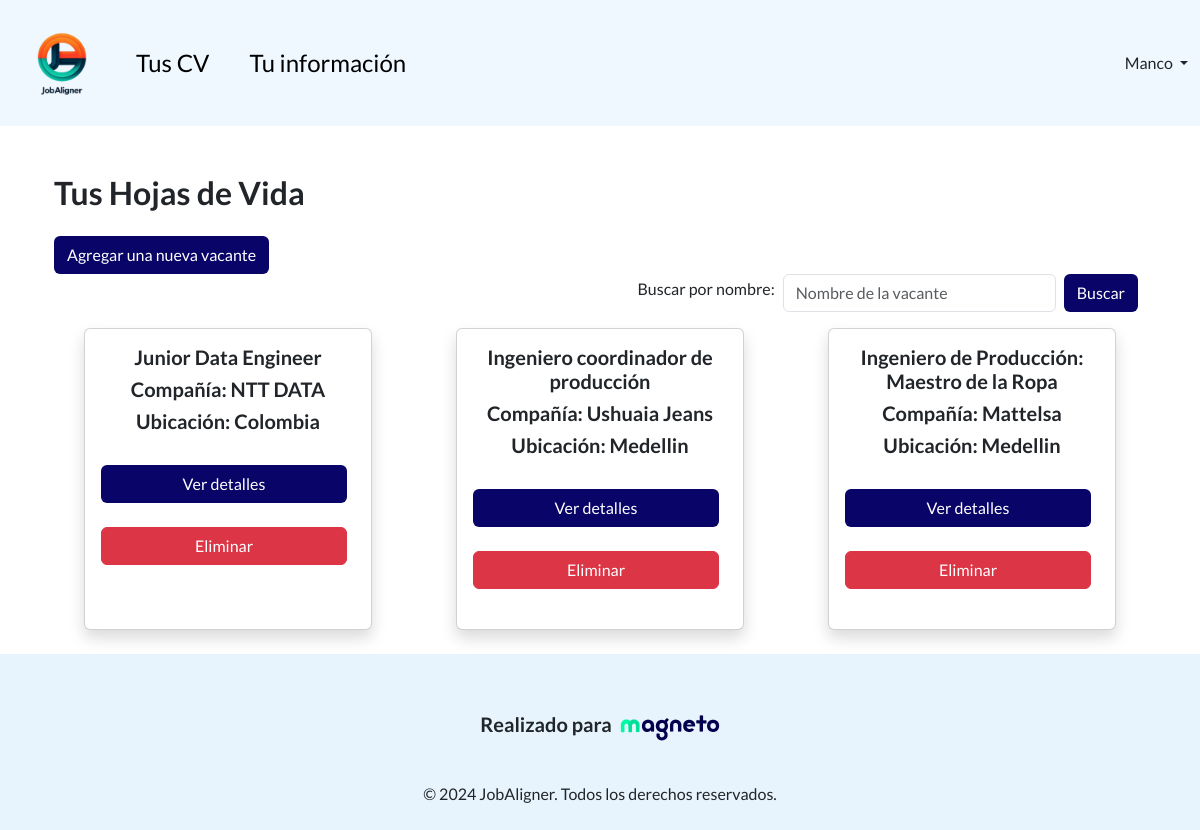
Before: /home/ (signed in) with the older database file.
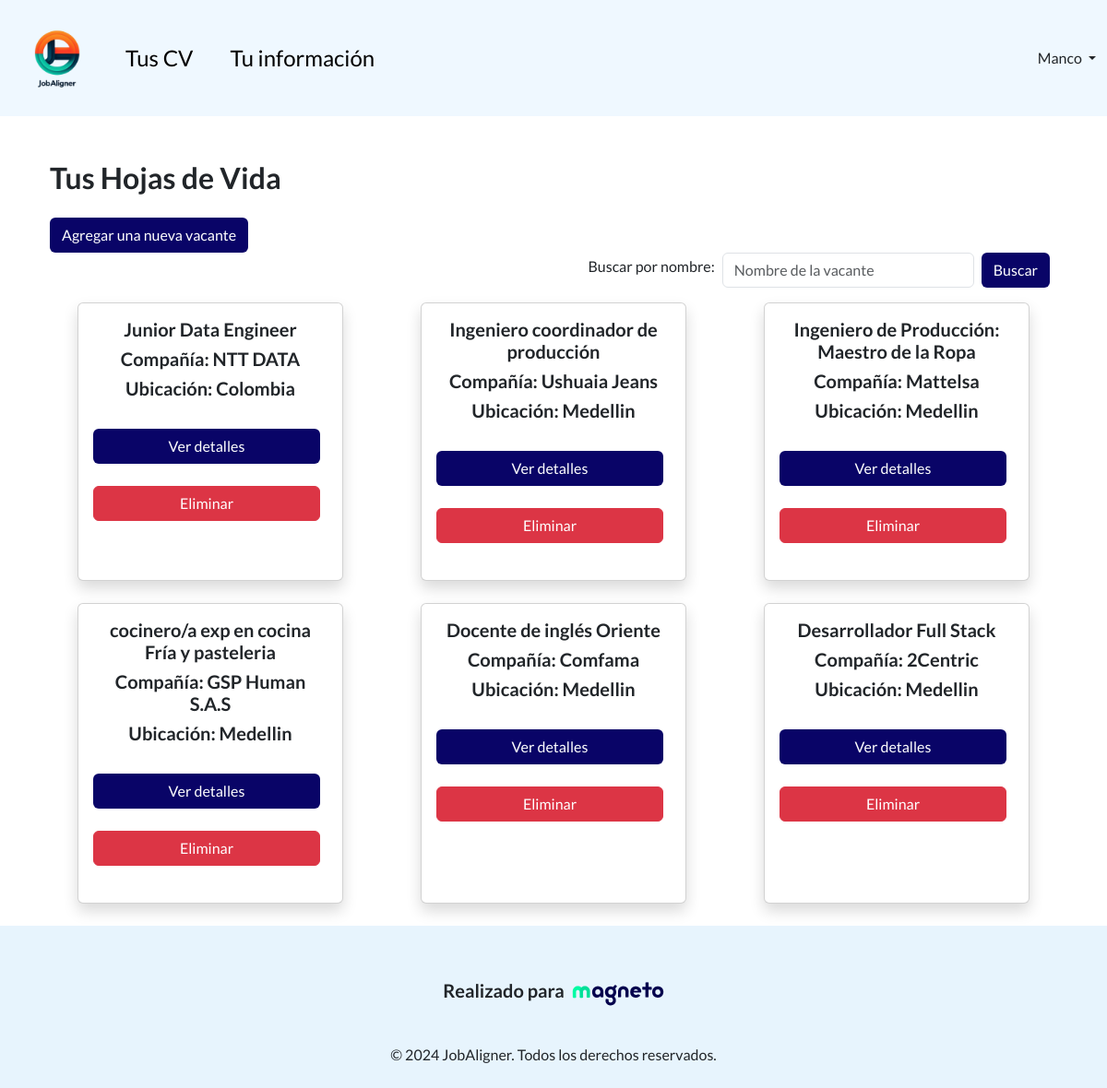
After: the same page with the newer database file.
### jobalignment/models.py (models this page shows)
class CV(models.Model):
    user = models.ForeignKey(User, on_delete=models.CASCADE, related_name='cvs')
    vacancy = models.ForeignKey(JobVacancy, on_delete=models.CASCADE, related_name='vacancys')
    cvpdf = models.FileField(upload_to='pdfs/', blank=True, null=True)

class JobVacancy(models.Model):
    title = models.CharField(max_length=200)
    description = models.TextField()
    requirements = models.TextField()
    location = models.CharField(max_length=100)
    company_name = models.CharField(max_length=200)

### jobalignment/views.py (the view)
# urls.py: 2. Add a URL to urlpatterns:  path('', views.home, name='home')
@login_required
def home(request):
    user = request.user  # Django's user
    user_profile = User.objects.get(user=user) # Our user
    searchTerm = request.GET.get('searchProduct')
    if searchTerm:
        cvs = CV.objects.filter(vacancy__title__icontains = searchTerm, user = user_profile)
    else:
        cvs = CV.objects.filter(user = user_profile)
    return render(request, 'home.html', {'user': user,'searchTerm':searchTerm, 'cvs': cvs})

### jobalignment/templates/home.html (shortened to what this page needs)
{% extends 'base.html' %}
{% block content %}
<head>
    <link href="https://cdn.jsdelivr.net/npm/bootstrap@5.3.3/dist/css/bootstrap.min.css" rel="stylesheet">
</head>
<body>
<div class="container">
    <br>
    <br>
    <h2>Tus Hojas de Vida</h2>
    <a class="btn btn-classic mt-3" href="{% url 'vacancy' %}" role="button">Agregar una nueva vacante</a>
    <form action="">
        <div class="mb-2 d-flex align-items-center justify-content-end">
            <label for="searchProduct" class="form-label mx-2">Buscar por nombre:</label>
            <input type="text" class="form-control  w-25" name="searchProduct" placeholder="Nombre de la vacante"/>
            <button type="submit" class="btn btn-classic mx-2 mb-0">Buscar</button>
        </div>
    </form>
    <div class="row row-cols-1 row-cols-md-3 g-4">
        {% for cv in cvs %}
        <div class="col d-flex align-items-stretch">
            <div class="card product_card shadow">
                <div class="card-body">
                    <h5 class="card-name fw-bold"> {{ cv.vacancy.title }}</h5>
                    <h5 class="card-company fw-bold"> Compañía: {{ cv.vacancy.company_name }}</h5>
                    <h5 class="card-location fw-bold"> Ubicación: {{ cv.vacancy.location }}</h5>
                    <br>
                    <div class="btn-container">
                        <a href="{% url 'cv' cv.id %}" class="btn btn-classic me-2">Ver detalles</a>
                        <br>
                        <button type="button" class="btn btn-danger me-2" data-bs-toggle="modal" data-bs-target="#deleteModal{{ cv.id }}">
                            Eliminar
                        </button>
                    </div>
                    <br>
                </div>
            </div>
        </div>
        {% endfor %}
    </div>
    <br>
</div>
</body>
{% endblock content %}

### jobaligner/templates/base.html (shortened to what this page needs)
{% load static %}
<head>
  <link href="https://cdn.jsdelivr.net/npm/bootstrap@5.3.3/dist/css/bootstrap.min.css" rel="stylesheet">
  <link href="{% static 'css/styles.css' %}" rel="stylesheet">
</head>
<body>
<nav class="navbar navbar-expand-lg sticky-top navbar-light">
    <div class="container-fluid">
        <a class="navbar-brand" href="{% url 'home' %}">
            <img src="{% static 'images/jobaligner-removebg.png' %}" alt="" width="100" height="100" class="d-inline-block align-text-top">
        </a>
        {% if user.is_authenticated %}
                <div class="collapse navbar-collapse" id="navbarSupportedContent">
                    <ul class="navbar-nav me-auto mb-2 mb-lg-0">
                        <li class="nav-item">
                            <a class="nav-link active fs-4" aria-current="page" href="{% url 'home' %}">Tus CV</a>
                        </li>
                        <li class="nav-item mx-4">
                            <a class="nav-link active fs-4" aria-current="page" href="{% url 'updateAccount' %}">Tu información</a>
                        </li>
                    </ul>
                    <div class="d-flex ms-auto">
                    <div class="nav-item dropdown">
                        <a class="nav-link dropdown-toggle nav-text" href="#" id="userDropdown" role="button" data-bs-toggle="dropdown" aria-expanded="false">
                            {{ user.username }}
                        </a>
                    </div>
            </div>
        {% endif %}
        </div>
    </div>
</nav>
<div class="container">
    {% block content %}
    {% endblock content %}
</div>
</body>
<footer class="text-center text-lg-start mt-auto py-4 footer">
    <div class="container text-center">
        <div class="d-flex align-items-center justify-content-center">
            <h5 class="me-2">Realizado para</h5>
            <a href="https://www.magneto365.com/es" target="_blank">
                <img src="{% static 'images/logo-magneto.png' %}" alt="Logo" width="100" height="100" class="d-inline-block align-text-top">
            </a>
        </div>
        <p class="mt-1 mb-0">&copy; 2024 JobAligner. Todos los derechos reservados.</p>
    </div>
</footer>

### jobaligner/static/css/styles.css (style rules this page uses)
body { font-family: 'Lato', sans-serif !important; }
h1, h2, h3, h4, h5 { font-weight: 700 !important; }
p { font-weight: 500 !important; }
.btn-classic { background-color: #090467 !important; color:white !important; }
.btn-container { display: grid !important; }
.navbar { background-color: #EFF8FF !important; }
.footer { background-color: #e7f4fd !important; }
.row .col { display: flex; justify-content: center; }
.product_card { width: 18rem; height: 20rem; display: flex; flex-direction: column; justify-content: space-between; text-align: center; box-shadow: 0 4px 6px rgba(0, 0, 0, 0.1); border: 1px solid #ddd; border-radius: 15px; }

Changed rows visible on the page:
added CV: vacancy "cocinero/a exp en cocina Fría y pasteleria", vacancy.company_name "GSP Human S.A.S", vacancy.location "Medellin"
added CV: vacancy "Docente de inglés Oriente", vacancy.company_name "Comfama", vacancy.location "Medellin"
added CV: vacancy "Desarrollador Full Stack", vacancy.company_name "2Centric", vacancy.location "Medellin"
